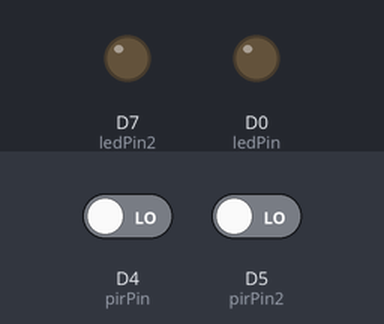
Recording of a sketch running on a simulated ESP8266 (NodeMCU). On the bench: output pins drawn as LEDs (lit = HIGH). Inputs (shaded band) come from the test bench; at power-on: D4 (pirPin) LOW, D5 (pirPin2) LOW. WiFi joins after 1.5 s; servers stay silent unless stated; a WiFi scan finds three made-up networks; storage starts empty; what the sketch prints to the serial monitor is not drawn.

Above: at 1.3 s.
1.4 s: D4 (pirPin) driven HIGH
At 2.2 s:
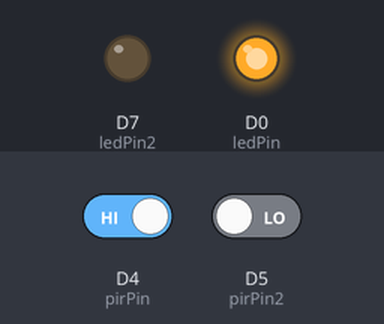
2.9 s: D5 (pirPin2) driven HIGH
At 3.4 s:
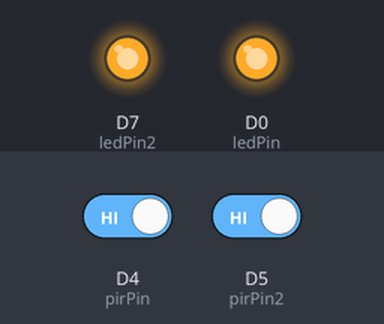
At 5.6 s:
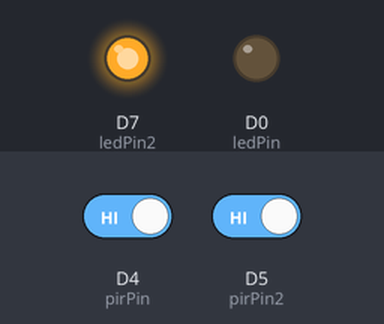
Timing chart, 0 to 7.4 s (numbered marks = the images above; inputs shaded):
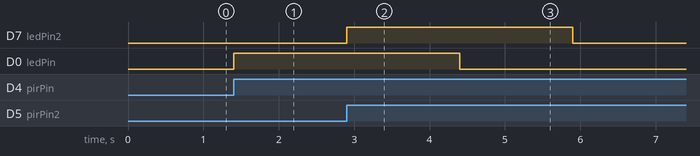

The sketch:

den_wc.ino
```cpp
#include <ESP8266WiFi.h>
#include <WiFiShare.h>
#include <Firebase_ESP_Client.h>
#include <addons/TokenHelper.h>

// ==== CẤU HÌNH WI-FI & FIREBASE ====
// Wi-Fi nhà do WiFiShare lo (firmware/libraries/WiFiShare). Mọi mạch dùng cùng SETUP_SSID và
// SETUP_PASSWORD. Không commit mật khẩu thật lên GitHub.
#define DEVICE_NAME "den_wc"
#define SETUP_SSID "SmartHouse-CaiDat"
#define SETUP_PASSWORD "DIEN_MAT_KHAU_CAI_DAT"
#define API_KEY "AIzaSyBom2FOJvMisw2NcE89Zkr-rP_dgOSqbMY"
#define DATABASE_URL "https://smart-house-fcd4f-default-rtdb.asia-southeast1.firebasedatabase.app/"
#define USER_EMAIL "DIEN_EMAIL_TAI_KHOAN_MACH"
#define USER_PASSWORD "DIEN_MAT_KHAU_TAI_KHOAN_MACH"

WiFiShare wifiShare;
FirebaseData fbdo;
FirebaseAuth auth;
FirebaseConfig config;
bool firebaseStarted = false;

// ==== KHAI BÁO CHÂN KẾT NỐI ====
const int pirPin = D4;     // PIR 1 (WC1)
const int ledPin = D0;     // Đèn WC1

const int pirPin2 = D5;    // PIR 2 (WC2)
const int ledPin2 = D7;    // Đèn WC2

// ==== THỜI GIAN SÁNG ====
const unsigned long lightDuration = 3000;  // 3 giây

// ==== TRẠNG THÁI & THỜI GIAN ====
unsigned long lastMotionTime1 = 0;
bool led1On = false;
int lastPirState1 = LOW;

unsigned long lastMotionTime2 = 0;
bool led2On = false;
int lastPirState2 = LOW;

void initFirebase() {
  config.api_key = API_KEY;
  config.database_url = DATABASE_URL;
  auth.user.email = USER_EMAIL;
  auth.user.password = USER_PASSWORD;
  config.token_status_callback = tokenStatusCallback;
  // false: thư viện Firebase không tự nối lại Wi-Fi, việc đó làm hỏng Wi-Fi cài đặt của WiFiShare.
  // Phải gọi trước Firebase.begin().
  Firebase.reconnectNetwork(false);
  Firebase.begin(&config, &auth);
  firebaseStarted = true;
}

// Chỉ dùng Firebase khi đã vào mạng nhà. Lần đầu vào được mạng thì khởi động Firebase.
bool firebaseReady() {
  if (!wifiShare.online()) return false;
  if (!firebaseStarted) initFirebase();
  return Firebase.ready();
}

// Mất mạng thì đèn vẫn bật/tắt theo PIR, chỉ không ghi lên Firebase
void updateFirebaseLightState(const String &path, bool state) {
  if (!firebaseReady()) return;
  Firebase.RTDB.setBool(&fbdo, path, state);
}

void setup() {
  Serial.begin(9600);

  pinMode(pirPin, INPUT);
  pinMode(ledPin, OUTPUT);
  digitalWrite(ledPin, LOW);

  pinMode(pirPin2, INPUT);
  pinMode(ledPin2, OUTPUT);
  digitalWrite(ledPin2, LOW);

  wifiShare.begin(DEVICE_NAME, SETUP_SSID, SETUP_PASSWORD);
}

void loop() {
  wifiShare.loop();
  unsigned long currentMillis = millis();

  // ==== PIR 1 ====
  int currentPirState1 = digitalRead(pirPin);
  if (currentPirState1 == HIGH && lastPirState1 == LOW) {
    Serial.println("PIR 1: Phát hiện chuyển động!");
    digitalWrite(ledPin, HIGH);
    lastMotionTime1 = currentMillis;
    led1On = true;
    updateFirebaseLightState("/home/floor_1/wc1_light", true);
  }
  lastPirState1 = currentPirState1;

  if (led1On && (currentMillis - lastMotionTime1 >= lightDuration)) {
    digitalWrite(ledPin, LOW);
    led1On = false;
    updateFirebaseLightState("/home/floor_1/wc1_light", false);
  }

  // ==== PIR 2 ====
  int currentPirState2 = digitalRead(pirPin2);
  if (currentPirState2 == HIGH && lastPirState2 == LOW) {
    Serial.println("PIR 2: Phát hiện chuyển động!");
    digitalWrite(ledPin2, HIGH);
    lastMotionTime2 = currentMillis;
    led2On = true;
    updateFirebaseLightState("/home/floor_1/wc2_light", true);
  }
  lastPirState2 = currentPirState2;

  if (led2On && (currentMillis - lastMotionTime2 >= lightDuration)) {
    digitalWrite(ledPin2, LOW);
    led2On = false;
    updateFirebaseLightState("/home/floor_1/wc2_light", false);
  }
}
```

Measured:
- after the input at 1.4 s, D0 (ledPin): LOW → HIGH at once
- after the input at 2.9 s, D7 (ledPin2): LOW → HIGH at once, → LOW 3.0 s later
